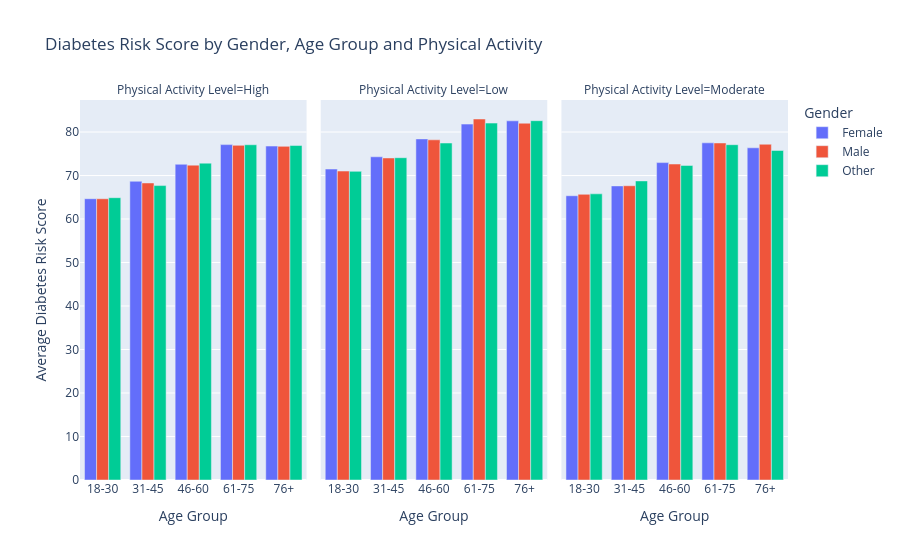

Source (notebook cell):
### Markdown cell above
<h4 style="color:#4CAF50;">Visulaization-Bar chart</h4>

### Code cell
fig = px.bar(
    gender_age_activity,
    x='Age_Group',
    y='Diabetes_Risk_Score',
    color='Gender',
    facet_col='Physical_Activity_Level',
    barmode='group',
    title='Diabetes Risk Score by Gender, Age Group and Physical Activity',
    labels={
        'Age_Group': 'Age Group',
        'Diabetes_Risk_Score': 'Average Diabetes Risk Score',
        'Gender': 'Gender',
        'Physical_Activity_Level': 'Physical Activity Level'
    }
)

fig.show()

### Figure 1 — Plotly figure (JSON) as saved in the notebook; plotly's stock layout.template omitted (floating-point values rounded to 4 significant figures)
{"data": [{"alignmentgroup": "True", "hovertemplate": "Gender=Female<br>Physical Activity Level=High<br>Age Group=%{x}<br>Average Diabetes Risk Score=%{y}<extra></extra>", "legendgroup": "Female", "marker": {"color": "#636efa", "pattern": {"shape": ""}}, "name": "Female", "offsetgroup": "Female", "orientation": "v", "showlegend": true, "textposition": "auto", "type": "bar", "x": ["18-30", "31-45", "46-60", "61-75", "76+"], "xaxis": "x", "y": [64.67, 68.68, 72.59, 77.11, 76.78], "yaxis": "y"}, {"alignmentgroup": "True", "hovertemplate": "Gender=Female<br>Physical Activity Level=Low<br>Age Group=%{x}<br>Average Diabetes Risk Score=%{y}<extra></extra>", "legendgroup": "Female", "marker": {"color": "#636efa", "pattern": {"shape": ""}}, "name": "Female", "offsetgroup": "Female", "orientation": "v", "showlegend": false, "textposition": "auto", "type": "bar", "x": ["18-30", "31-45", "46-60", "61-75", "76+"], "xaxis": "x2", "y": [71.49, 74.31, 78.42, 81.83, 82.58], "yaxis": "y2"}, {"alignmentgroup": "True", "hovertemplate": "Gender=Female<br>Physical Activity Level=Moderate<br>Age Group=%{x}<br>Average Diabetes Risk Score=%{y}<extra></extra>", "legendgroup": "Female", "marker": {"color": "#636efa", "pattern": {"shape": ""}}, "name": "Female", "offsetgroup": "Female", "orientation": "v", "showlegend": false, "textposition": "auto", "type": "bar", "x": ["18-30", "31-45", "46-60", "61-75", "76+"], "xaxis": "x3", "y": [65.36, 67.62, 72.97, 77.52, 76.38], "yaxis": "y3"}, {"alignmentgroup": "True", "hovertemplate": "Gender=Male<br>Physical Activity Level=High<br>Age Group=%{x}<br>Average Diabetes Risk Score=%{y}<extra></extra>", "legendgroup": "Male", "marker": {"color": "#EF553B", "pattern": {"shape": ""}}, "name": "Male", "offsetgroup": "Male", "orientation": "v", "showlegend": true, "textposition": "auto", "type": "bar", "x": ["18-30", "31-45", "46-60", "61-75", "76+"], "xaxis": "x", "y": [64.66, 68.29, 72.39, 76.94, 76.71], "yaxis": "y"}, {"alignmentgroup": "True", "hovertemplate": "Gender=Male<br>Physical Activity Level=Low<br>Age Group=%{x}<br>Average Diabetes Risk Score=%{y}<extra></extra>", "legendgroup": "Male", "marker": {"color": "#EF553B", "pattern": {"shape": ""}}, "name": "Male", "offsetgroup": "Male", "orientation": "v", "showlegend": false, "textposition": "auto", "type": "bar", "x": ["18-30", "31-45", "46-60", "61-75", "76+"], "xaxis": "x2", "y": [71.03, 74.04, 78.21, 83.0, 82.03], "yaxis": "y2"}, {"alignmentgroup": "True", "hovertemplate": "Gender=Male<br>Physical Activity Level=Moderate<br>Age Group=%{x}<br>Average Diabetes Risk Score=%{y}<extra></extra>", "legendgroup": "Male", "marker": {"color": "#EF553B", "pattern": {"shape": ""}}, "name": "Male", "offsetgroup": "Male", "orientation": "v", "showlegend": false, "textposition": "auto", "type": "bar", "x": ["18-30", "31-45", "46-60", "61-75", "76+"], "xaxis": "x3", "y": [65.68, 67.65, 72.65, 77.49, 77.2], "yaxis": "y3"}, {"alignmentgroup": "True", "hovertemplate": "Gender=Other<br>Physical Activity Level=High<br>Age Group=%{x}<br>Average Diabetes Risk Score=%{y}<extra></extra>", "legendgroup": "Other", "marker": {"color": "#00cc96", "pattern": {"shape": ""}}, "name": "Other", "offsetgroup": "Other", "orientation": "v", "showlegend": true, "textposition": "auto", "type": "bar", "x": ["18-30", "31-45", "46-60", "61-75", "76+"], "xaxis": "x", "y": [64.91, 67.69, 72.85, 77.08, 76.9], "yaxis": "y"}, {"alignmentgroup": "True", "hovertemplate": "Gender=Other<br>Physical Activity Level=Low<br>Age Group=%{x}<br>Average Diabetes Risk Score=%{y}<extra></extra>", "legendgroup": "Other", "marker": {"color": "#00cc96", "pattern": {"shape": ""}}, "name": "Other", "offsetgroup": "Other", "orientation": "v", "showlegend": false, "textposition": "auto", "type": "bar", "x": ["18-30", "31-45", "46-60", "61-75", "76+"], "xaxis": "x2", "y": [70.96, 74.1, 77.48, 82.06, 82.61], "yaxis": "y2"}, {"alignmentgroup": "True", "hovertemplate": "Gender=Other<br>Physical Activity Level=Moderate<br>Age Group=%{x}<br>Average Diabetes Risk Score=%{y}<extra></extra>", "legendgroup": "Other", "marker": {"color": "#00cc96", "pattern": {"shape": ""}}, "name": "Other", "offsetgroup": "Other", "orientation": "v", "showlegend": false, "textposition": "auto", "type": "bar", "x": ["18-30", "31-45", "46-60", "61-75", "76+"], "xaxis": "x3", "y": [65.79, 68.76, 72.32, 77.09, 75.76], "yaxis": "y3"}], "layout": {"annotations": [{"font": {}, "showarrow": false, "text": "Physical Activity Level=High", "x": 0.16, "xanchor": "center", "xref": "paper", "y": 1, "yanchor": "bottom", "yref": "paper"}, {"font": {}, "showarrow": false, "text": "Physical Activity Level=Low", "x": 0.5, "xanchor": "center", "xref": "paper", "y": 1, "yanchor": "bottom", "yref": "paper"}, {"font": {}, "showarrow": false, "text": "Physical Activity Level=Moderate", "x": 0.84, "xanchor": "center", "xref": "paper", "y": 1, "yanchor": "bottom", "yref": "paper"}], "barmode": "group", "legend": {"title": {"text": "Gender"}, "tracegroupgap": 0}, "title": {"text": "Diabetes Risk Score by Gender, Age Group and Physical Activity"}, "xaxis": {"anchor": "y", "domain": [0, 0.32], "title": {"text": "Age Group"}}, "xaxis2": {"anchor": "y2", "domain": [0.34, 0.66], "matches": "x", "title": {"text": "Age Group"}}, "xaxis3": {"anchor": "y3", "domain": [0.68, 1.0], "matches": "x", "title": {"text": "Age Group"}}, "yaxis": {"anchor": "x", "domain": [0, 1], "title": {"text": "Average Diabetes Risk Score"}}, "yaxis2": {"anchor": "x2", "domain": [0, 1], "matches": "y", "showticklabels": false}, "yaxis3": {"anchor": "x3", "domain": [0, 1], "matches": "y", "showticklabels": false}}}
